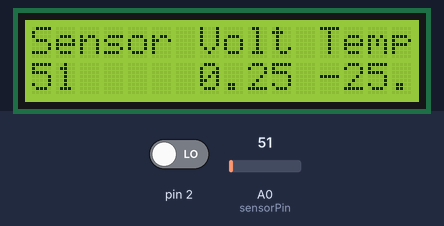
Recording of a sketch running on a simulated Arduino Uno, built with avr-gcc and run on an emulated ATmega328P. Shown: 16×2 character LCD. Inputs (shaded band) come from the test bench; at power-on: pin 2 LOW, A0 (sensorPin) = 51. What the sketch prints to the serial monitor is not drawn.

Above: at 1.2 s.
1.3 s: pin 2 driven HIGH
At 3.0 s:
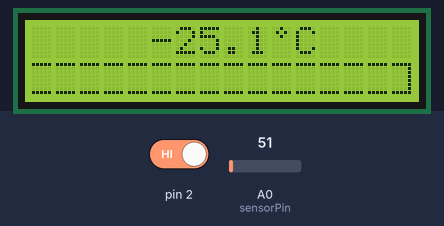
3.5 s: A0 (sensorPin) set to 61
At 4.6 s:
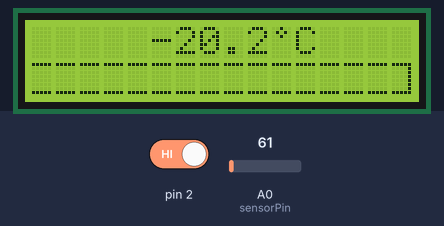
5.6 s: A0 (sensorPin) set to 71
At 7.3 s:
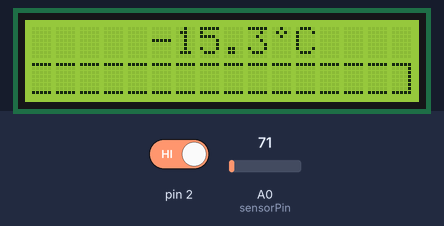
7.6 s: A0 (sensorPin) set to 86
At 8.8 s:
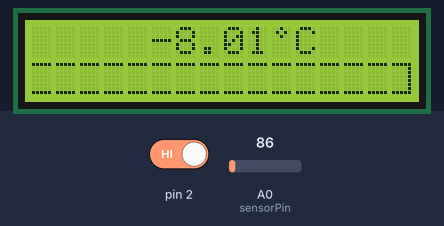
9.6 s: A0 (sensorPin) set to 112
At 11.3 s:
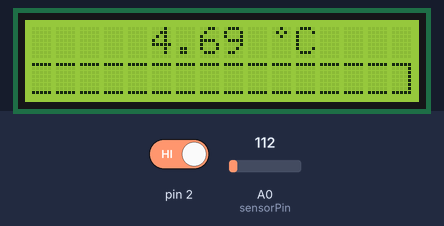
11.7 s: A0 (sensorPin) set to 163
At 13.5 s:
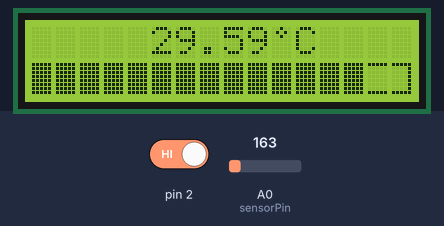
Timing chart, 0 to 14.7 s (numbered marks = the images above; inputs shaded):
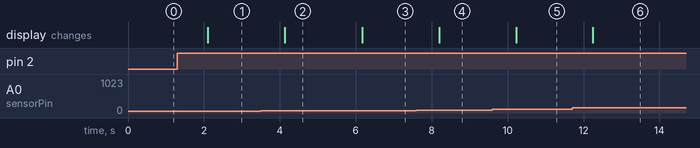

Measured:
- after the input at 1.3 s, the display: changes after 0.80 s (image 1)
- after the input at 3.5 s, the display: changes after 0.64 s (image 2)
- after the input at 5.6 s, the display: changes after 0.57 s (image 3)
- after the input at 7.6 s, the display: changes after 0.60 s (image 4)
- after the input at 9.6 s, the display: changes after 0.62 s (image 5)
- after the input at 11.7 s, the display: changes after 0.54 s (image 6)

The sketch:

lcd_thermometer.ino
```cpp
/*
	Lcd Themometer

	LM35 temperature sensor based thermometer with multifunction LCD display
    with two display modes: sensor values & graphical display.

	The circuit:
	    In: A0: LM35 sensor
             2: button for switching between display modes

        Out: 4: LCD D7
             5: LCD D6
             6: LCD D5
             7: LCD D4
            11: LCD E
            12: LCD RS

	Created 25/10/2013
	By Niko Salakka
    Modified 28/10/2013
    By Niko Salakka

	https://github.com/anobi/arduino
*/

#include <LiquidCrystal.h>

//inputs & outputs
LiquidCrystal lcd(12, 11, 7, 6, 5, 4);
const int sensorPin = A0;

//display mode variables
int screenMode = 0;
long time = 0;
const long debounce = 250;

//sensor variables
int sensorVal = 0;
float voltage = 0;
float temperature = 0;

//special characters for graphical display mode
byte celsius[8] = {0x4,0xa,0x4,0x0,0x0,0x0,0x0}; //celsius sign
byte bt[8] = {0x1f,0x0,0x0,0x0,0x0,0x0,0x0,0x1f}; //top and bottom border
byte br[8] = {0x1f,0x1,0x1,0x1,0x1,0x1,0x1,0x1f}; //right border

void setup(){
    lcd.begin(16, 2);
    Serial.begin(9600);
    attachInterrupt(0, dispMode, RISING);

    //init display outputs
    for(int pinNumber = 4; pinNumber < 7; pinNumber++){
        pinMode(pinNumber, OUTPUT);
        digitalWrite(pinNumber, LOW);
    }

    //create special characters
    lcd.createChar(0, celsius);
    lcd.createChar(1, bt);
    lcd.createChar(2, br);
}

void loop(){
    //refresh the sensor variables
    sensorVal = analogRead(sensorPin);
    voltage = (sensorVal / 1024.0) * 5.0;
    temperature = (voltage - .5) * 100;

    //draw the screen with the selected display mode
    lcd.clear();
    if(screenMode == 0){
        digiTemp();
    }
    else if(screenMode == 1){
        analogTemp();
    }
    delay(1000);
}

//display mode switching function
void dispMode(){
    if(millis () - time > debounce){
        Serial.println("click");
        if(screenMode == 0){
            screenMode = 1;
        }
        else{
            screenMode = 0;
        }
        time = millis();
    }
}

//sensor value display
void digiTemp(){
    //draw header on lcd
    lcd.setCursor(0, 0);
    lcd.print("Sensor Volt Temp");

    //draw values
    lcd.setCursor(0, 1);
    lcd.print(sensorVal);

    lcd.setCursor(7, 1);
    lcd.print(voltage);

    lcd.setCursor(12, 1);
    lcd.print(temperature);
}

//graphical display
void analogTemp(){
    //write the digital temperature on display
    lcd.setCursor(5, 0);
    lcd.print(temperature);
    lcd.setCursor(10, 0);
    lcd.print((char)0);
    lcd.setCursor(11,0);
    lcd.print("C");

    //draw the filled part of temperature bar
    for(int i = 0; i < temperature - 15; i++){
        lcd.setCursor(i, 1);
        lcd.write(1023);
    }

    //and write the "empty" part of temperature bar
    for(int i = temperature - 15; i <= 15; i++){
        lcd.setCursor(i, 1);
        if(i == 15){
            lcd.write((char)2);
        }
        else {
            lcd.write((char)1);
        }
    }
}
```
